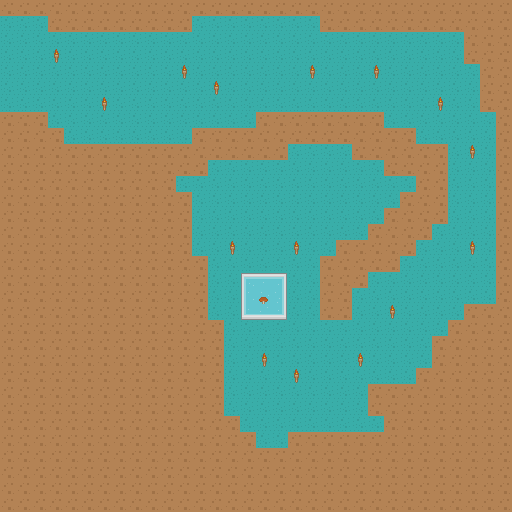

Below is a game level as drawn by its tile map, then a one-line description and the .tmx that defines it (tile-layer data replaced by summaries):
An orthogonal 32x32 tile map with 16x16 px tiles, 4 tile layers (under, under-overlay, middle, over) and 1 object (speaker).

<map version="1.0" tiledversion="1.1.5" orientation="orthogonal" renderorder="right-down" width="32" height="32" tilewidth="16" tileheight="16" infinite="0" nextobjectid="27">
 <tileset firstgid="1" name="roguelike_general" tilewidth="16" tileheight="16" spacing="1" tilecount="1767" columns="57">
  <image source="../../../sprites/tiles/roguelike.png" width="968" height="526" />
 </tileset>
 <layer name="under" width="32" height="32">
  <data>[1024 cells, 1024 non-empty, 2 distinct tile ids]</data>
 </layer>
 <layer name="under-overlay" width="32" height="32">
  <data>[1024 cells, 15 non-empty, 1 distinct tile ids]</data>
 </layer>
 <objectgroup name="objects">
  <object id="26" name="villager" type="speaker" x="31.3333" y="91.3333">
   <properties>
    <property name="phrase" value="this is the fairy fountain" />
   </properties>
   <point />
  </object>
 </objectgroup>
 <layer name="middle" width="32" height="32">
  <data>[1024 cells, 9 non-empty, 9 distinct tile ids]</data>
 </layer>
 <layer name="over" width="32" height="32">
  <data>[1024 cells, 1 non-empty, 1 distinct tile ids]</data>
 </layer>
</map>
